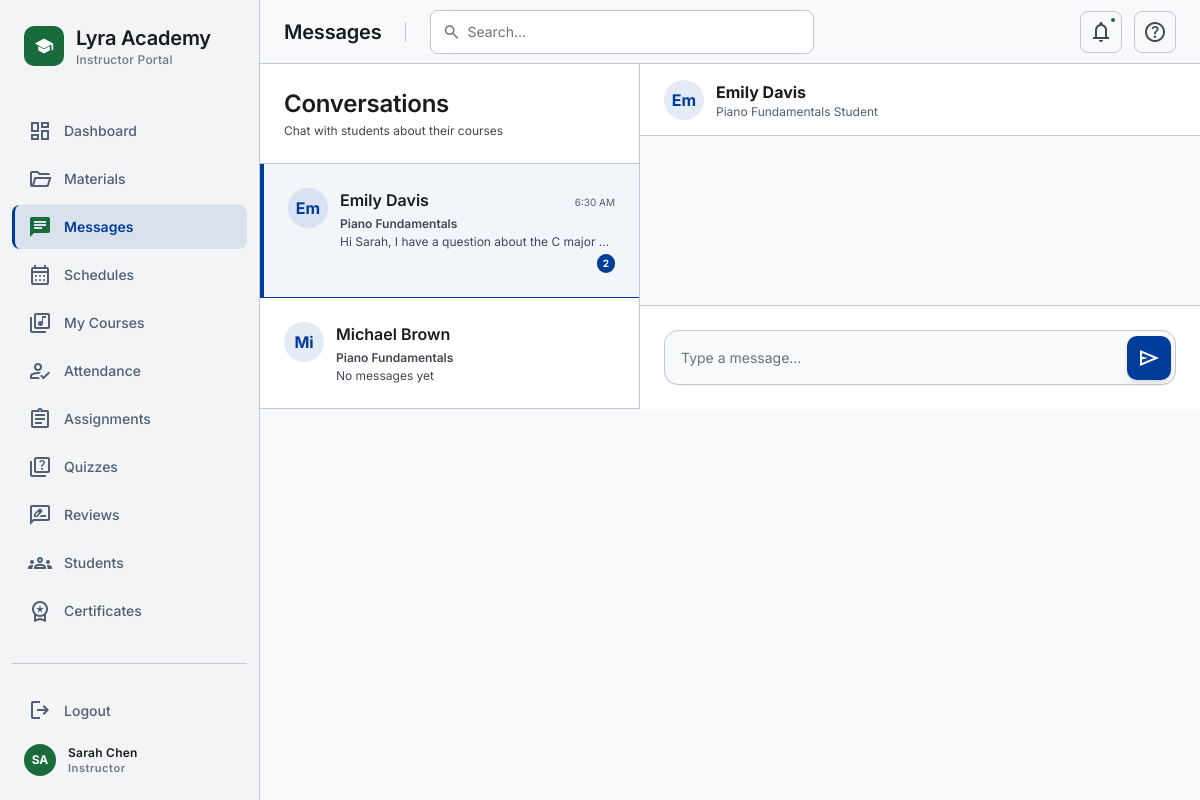
Page /30_Instructor_Messages/index.php (signed in) on the committed database.
### tables this page shows
CREATE TABLE IF NOT EXISTS users (
    id INT AUTO_INCREMENT PRIMARY KEY,
    name VARCHAR(100) NOT NULL,
    email VARCHAR(100) UNIQUE NOT NULL,
    password_hash VARCHAR(255) NOT NULL,
    role ENUM('admin', 'instructor', 'student') NOT NULL,
    status ENUM('active', 'inactive') DEFAULT 'active',
    created_at TIMESTAMP DEFAULT CURRENT_TIMESTAMP,
    updated_at TIMESTAMP DEFAULT CURRENT_TIMESTAMP ON UPDATE CURRENT_TIMESTAMP
);

### 30_Instructor_Messages/index.php (the view, shortened to what this page needs)
<?php
require_once __DIR__ . '/../config/design-system.php';
$pdo = require_once __DIR__ . '/../config/db.php';
$instructorId = $_SESSION['user_id'];
try {
    $coursesStmt = $pdo->prepare("
        SELECT c.id as course_id, c.title as course_title
        FROM courses c
        JOIN instructor_assignments ia ON c.id = ia.course_id
        WHERE ia.instructor_id = :iid
        ORDER BY c.title ASC
    ");
    $coursesStmt->execute(['iid' => $instructorId]);
    $instructorCourses = $coursesStmt->fetchAll();
    $activeCourseId = intval($_GET['course_id'] ?? 0);
    $activeStudentId = intval($_GET['student_id'] ?? 0);
    $conversations = [];
    $activeThread = null;
    foreach ($instructorCourses as $c) {
        $cId = $c['course_id'];
        $studentsStmt = $pdo->prepare("
            SELECT u.id as student_id, u.name as student_name, u.email as student_email
            FROM users u
            JOIN enrollments e ON u.id = e.student_id
            WHERE e.course_id = :cid AND e.status = 'approved'
            ORDER BY u.name ASC
        ");
        $studentsStmt->execute(['cid' => $cId]);
        $enrolledStudents = $studentsStmt->fetchAll();
        foreach ($enrolledStudents as $s) {
            $sId = $s['student_id'];
            $msgStmt = $pdo->prepare("
                SELECT id, message_text, created_at, sender_id
                FROM chat_messages
                WHERE course_id = :course_id
                  AND ((sender_id = :instructor_id AND receiver_id = :student_id)
                    OR (sender_id = :student_id AND receiver_id = :instructor_id))
                ORDER BY created_at DESC LIMIT 1
            ");
            $msgStmt->execute([
                'course_id' => $cId,
                'instructor_id' => $instructorId,
                'student_id' => $sId
            ]);
            $lastMsg = $msgStmt->fetch();
            $unreadStmt = $pdo->prepare("
                SELECT COUNT(*)
                FROM chat_messages
                WHERE course_id = :cid AND sender_id = :sid AND receiver_id = :iid AND is_read = FALSE
            ");
            $unreadStmt->execute(['cid' => $cId, 'sid' => $sId, 'iid' => $instructorId]);
            $unreadCount = intval($unreadStmt->fetchColumn());
            $thread = [
                'course_id' => $cId,
                'course_title' => $c['course_title'],
                'student_id' => $sId,
                'student_name' => $s['student_name'],
                'student_email' => $s['student_email'],
                'last_message' => $lastMsg ? $lastMsg['message_text'] : 'No messages yet',
                'last_message_time' => $lastMsg ? date('g:i A', strtotime($lastMsg['created_at'])) : '',
                'unread_count' => $unreadCount
            ];
            $conversations[] = $thread;
        }
    }
    if (!$activeThread && !empty($conversations)) {
        $activeThread = $conversations[0];
        $activeCourseId = $activeThread['course_id'];
        $activeStudentId = $activeThread['student_id'];
    }
} catch (Exception $e) {
    error_log('DB error: ' . $e->getMessage());
    die('A database error occurred. Please try again later.');
}
?>
<!DOCTYPE html>
<html lang="en">
<head>
</head>
<body class="bg-surface font-body-md text-on-surface">
<main id="lms-main-content" class="lms-main">
    <div class="flex-grow flex overflow-hidden">
        <section class="w-[380px] border-r border-outline-variant bg-surface-container-lowest flex flex-col">
            <div class="p-md border-b border-outline-variant">
                <h2 class="font-h2 text-h2 text-on-surface mb-xs">Conversations</h2>
                <p class="text-xs text-on-surface-variant">Chat with students about their courses</p>
            </div>
            <div class="flex-1 overflow-y-auto">
                <?php if (empty($conversations)): ?>
                    <p class="p-lg text-center text-on-surface-variant">No students enrolled in your courses yet.</p>
                <?php else: ?>
                    <?php foreach ($conversations as $t): ?>
                        <a href="?course_id=<?= $t['course_id'] ?>&student_id=<?= $t['student_id'] ?>"
                           class="block p-md border-b border-outline-variant transition-colors <?= ($t['course_id'] === $activeCourseId && $t['student_id'] === $activeStudentId) ? 'bg-primary/5 border-l-4 border-primary' : 'hover:bg-surface-container-low' ?>">
                            <div class="flex gap-sm">
                                <div class="w-10 h-10 rounded-full bg-primary/10 flex items-center justify-center font-bold text-primary flex-shrink-0">
                                    <?= htmlspecialchars(substr($t['student_name'], 0, 2)) ?>
                                </div>
                                <div class="flex-1 min-w-0">
                                    <div class="flex justify-between items-baseline mb-xs">
                                        <h4 class="font-label-md text-on-surface font-semibold truncate"><?= htmlspecialchars($t['student_name']) ?></h4>
                                        <span class="text-[10px] text-secondary"><?= $t['last_message_time'] ?></span>
                                    </div>
                                    <p class="text-xs text-on-surface-variant truncate font-semibold"><?= htmlspecialchars($t['course_title']) ?></p>
                                    <p class="text-xs text-on-surface-variant truncate mt-0.5"><?= htmlspecialchars($t['last_message']) ?></p>
                                    <?php if ($t['unread_count'] > 0): ?>
                                        <div class="mt-xs flex justify-end">
                                            <span class="bg-primary text-on-primary text-[10px] font-bold px-1.5 py-0.5 rounded-full"><?= $t['unread_count'] ?></span>
                                        </div>
                                    <?php endif; ?>
                                </div>
                            </div>
                        </a>
                    <?php endforeach; ?>
                <?php endif; ?>
            </div>
        </section>
        <section class="flex-grow flex flex-col bg-surface-bright">
            <?php if ($activeThread): ?>
                <div class="h-[72px] px-md border-b border-outline-variant flex items-center justify-between bg-surface-container-lowest flex-shrink-0">
                    <div class="flex items-center gap-sm">
                        <div class="w-10 h-10 rounded-full bg-primary/10 flex items-center justify-center font-bold text-primary">
                            <?= htmlspecialchars(substr($activeThread['student_name'], 0, 2)) ?>
                        </div>
                        <div>
                            <h3 class="font-label-md text-on-surface font-bold"><?= htmlspecialchars($activeThread['student_name']) ?></h3>
                            <p class="text-xs text-secondary"><?= htmlspecialchars($activeThread['course_title']) ?> Student</p>
                        </div>
                    </div>
                </div>
                <div id="chat-messages" class="flex-1 overflow-y-auto p-lg flex flex-col gap-md" aria-live="polite"></div>
                <div class="p-md bg-surface-container-lowest border-t border-outline-variant flex-shrink-0">
                    <form id="chat-form" onsubmit="sendMessage(event)" class="max-w-[1000px] mx-auto flex items-center gap-sm bg-surface p-xs border border-outline-variant rounded-xl shadow-sm">
                        <input required autocomplete="off" name="message_text" id="chat-input" class="flex-1 bg-transparent border-none focus:ring-0 text-body-md py-sm" placeholder="Type a message…" type="text"/>
                        <button type="submit" class="w-[44px] h-[44px] bg-primary text-on-primary rounded-lg flex items-center justify-center hover:brightness-110 active:scale-95 transition-all shadow-md" aria-label="Send message">
                            <span class="material-symbols-outlined" aria-hidden="true">send</span>
                        </button>
                    </form>
                </div>
            <?php else: ?>
                <div class="flex-1 flex items-center justify-center text-on-surface-variant font-body-lg">
                    Select a conversation to start chatting.
                </div>
            <?php endif; ?>
        </section>
    </div>
</main>
</body>
</html>

### rows in the picture
users: name "Em", name "Emily Davis", last_message_time "6:30 AM", course_title "Piano Fundamentals", last_message "Hi Sarah, I have a question about the C major…", unread_count "2"
users: name "Mi", name "Michael Brown", course_title "Piano Fundamentals", last_message "No messages yet"

### other values in the picture
$cfg['label'] "Instructor Portal"
$item['label'] "Dashboard"
$item['label'] "Materials"
$item['label'] "Messages"
$item['label'] "Schedules"
$item['label'] "My Courses"
$item['label'] "Attendance"
$item['label'] "Assignments"
$item['label'] "Quizzes"
$item['label'] "Reviews"
$item['label'] "Students"
$item['label'] "Certificates"
$initials "SA"
$name "Sarah Chen"
$roleLabel "Instructor"
